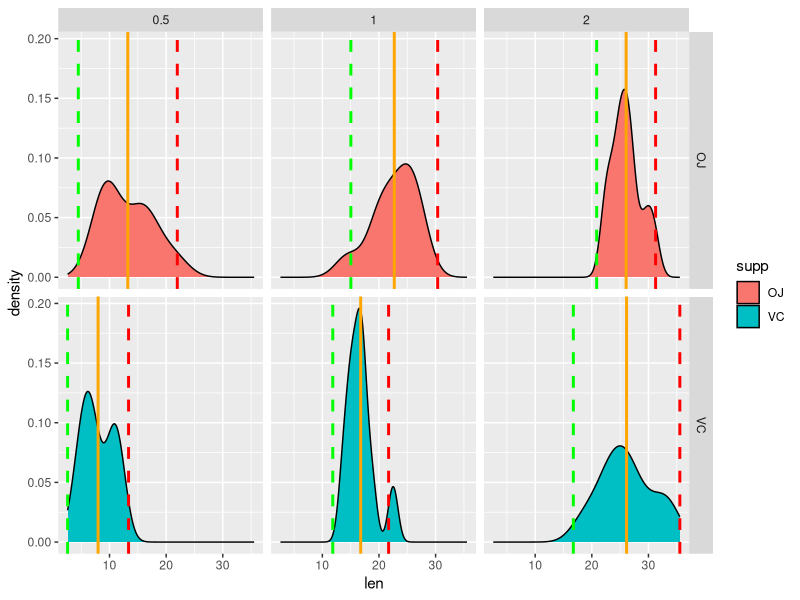

This figure's R source:
## ---- chunk 1
knitr::opts_chunk$set(echo = TRUE,out.height='500px', out.width='500px', dpi=200)
require(knitr)
require(dplyr)
require(ggplot2)
## ---- chunk 2
head(ToothGrowth)

table(ToothGrowth[2:3])
## ---- chunk 3

cToothGrowth<-ToothGrowth%>%
              group_by(supp, dose)%>%
              summarise(len.mean=mean(len),
                        count = n(),
                        len.sd=sd(len),
                        len.95=1.96*len.sd)

kable(cToothGrowth)
## ---- chunk 4

ggplot(ToothGrowth, aes(x=len, fill=supp)) +
  geom_density() +
  geom_vline(data=cToothGrowth, aes(xintercept=len.mean),
             linetype="solid", size=1, colour="orange") +
  geom_vline(data=cToothGrowth, aes(xintercept=len.mean+len.95),
             linetype="dashed", size=1, colour="red") +
  geom_vline(data=cToothGrowth, aes(xintercept=len.mean-len.95),
             linetype="dashed", size=1, colour="green") +
  facet_grid(supp~dose)

## ---- chunk 5

t.test(x=ToothGrowth$len[ToothGrowth$dose==0.5 & ToothGrowth$supp=="OJ"],
       y=ToothGrowth$len[ToothGrowth$dose==0.5 & ToothGrowth$supp=="VC"])
       
t.test(x=ToothGrowth$len[ToothGrowth$dose==1 & ToothGrowth$supp=="OJ"],
       y=ToothGrowth$len[ToothGrowth$dose==1 & ToothGrowth$supp=="VC"])

t.test(x=ToothGrowth$len[ToothGrowth$dose==2 & ToothGrowth$supp=="OJ"],
       y=ToothGrowth$len[ToothGrowth$dose==2 & ToothGrowth$supp=="VC"])

